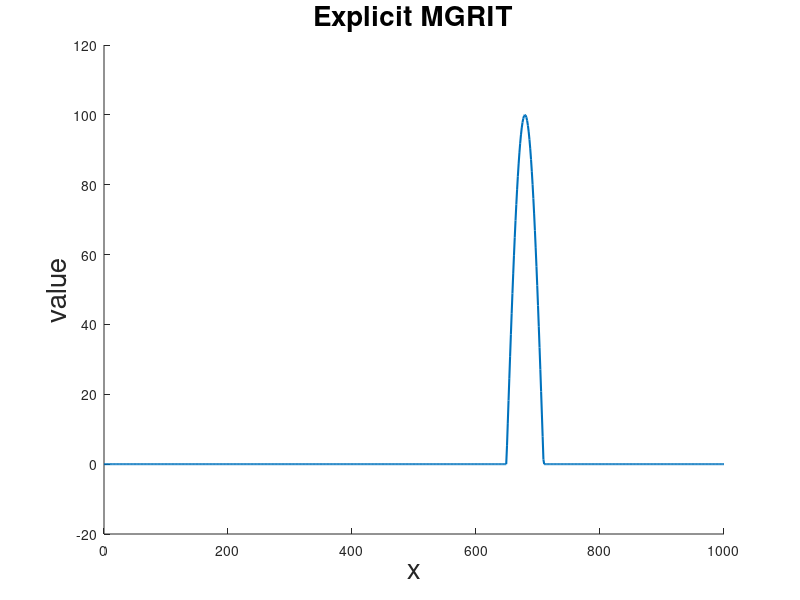

MATLAB code to generate this figure: (Note: this script raises an error after producing the figure.)
function MGRIT_explicit_driver()
option = 'NoCoarseDirect';
h = 1.25;
dt = 1;
x = 0:h:1000;
l = length(x);
N = 600;
Y = zeros(1, l);
for i = 1:length(x)
    if x(i) > 49 && x(i) < 111
        Y(i) = 100*sin(pi*(x(i)-50)/60);
    end
end
Y = repmat(Y,1,N);
fc_ratio = 2;
level = 2;
iter = 192;

f = figure;
% subplot(2,1,1)
title('Explicit MGRIT','FontSize',20)
hold on
% subplot(2,1,2)
% title('Results for all time steps')
% hold on
% axis tight manual

%% Plot theoretical answer
Z = zeros(1, l);
for i = 1:length(x)
    if x(i) > 49 + N && x(i) < 111 + N - 1
        Z(i) = 100*sin(pi*(x(i)-(50 + N-1))/60);
    end
end
% subplot(2,1,1)
p_Z = plot(x, Z, 'LineWidth', 1.5); M0 = 'Exact solution';
ylim([-20 120])
ylabel('value','FontSize',20)
xlabel('x','FontSize',20)
% title('Explicit MGRIT without coarest explicit and with fine update','FontSize',15)

%% Plot MGRIT explicit result by iteration
for i = 1:iter
    Y = MGRIT_explicit_method1(Y, h, dt, N, fc_ratio, level, option);
%     subplot(2,1,1)
    plot(x, Y(l*(N-1) + 1:l*N));
%     subplot(2,1,2)
%     plot(linspace(0, N, l*N), Y);
    pause(0.05)
end

%% Plot explicit time marching result
Y_ETM = zeros(1, l);
for i = 1:length(x)
    if x(i) > 49 && x(i) < 111
        Y_ETM(i) = 100*sin(pi*(x(i)-50)/60);
    end
end
for i = 1:N-1
    Y_ETM = Lax_Wendroff(Y_ETM, h, dt);
end
% subplot(2,1,1)
p_ETM = plot(x, Y_ETM,'LineWidth',2); M1 = 'Lax-Wendroff';
legend([p_Z,p_ETM], M0, M1,'FontSize',15);
pause(0.5)

%% Plot implicit time marching result
% Y_ITM = zeros(1, l);
% for i = 1:length(x)
%     if x(i) > 49 && x(i) < 111
%         Y_ITM(i) = 100*sin(pi*(x(i)-50)/60);
%     end
% end
% for i = 1:N-1
%     Y_ITM = backward_euler(Y_ITM, h, dt);
% end
% subplot(2,1,1)
% p_ITM = plot(x, Y_ITM,'LineWidth',2); M2 = 'Backward Euler';
% legend([p_Z,p_ITM], M0, M2,'FontSize',15);
% pause(0.5)

%% Plot with coarse grids
ratio = fc_ratio^(level - 1);
h = h * ratio;
dt = dt * ratio;
x = 0:h:300;
Y_2 = zeros(size(x));
for i = 1:length(x)
    if x(i) > 49 && x(i) < 111
        Y_2(i) = 100*sin(pi*(x(i)-50)/60);
    end
end
for i = 1:N/ratio - 1
    Y_2 = Lax_Wendroff(Y_2, h, dt);
end
Y_2 = Lax_Wendroff(Y_2, h, dt/ratio);
Y_2 = Lax_Wendroff(Y_2, h, dt/ratio);
Y_2 = Lax_Wendroff(Y_2, h, dt/ratio);
p_2 = plot(x, Y_2, '-x'); M3 = 'Explicit with coarsest grids';
legend([p_ETM; p_2], M1, M3);

end